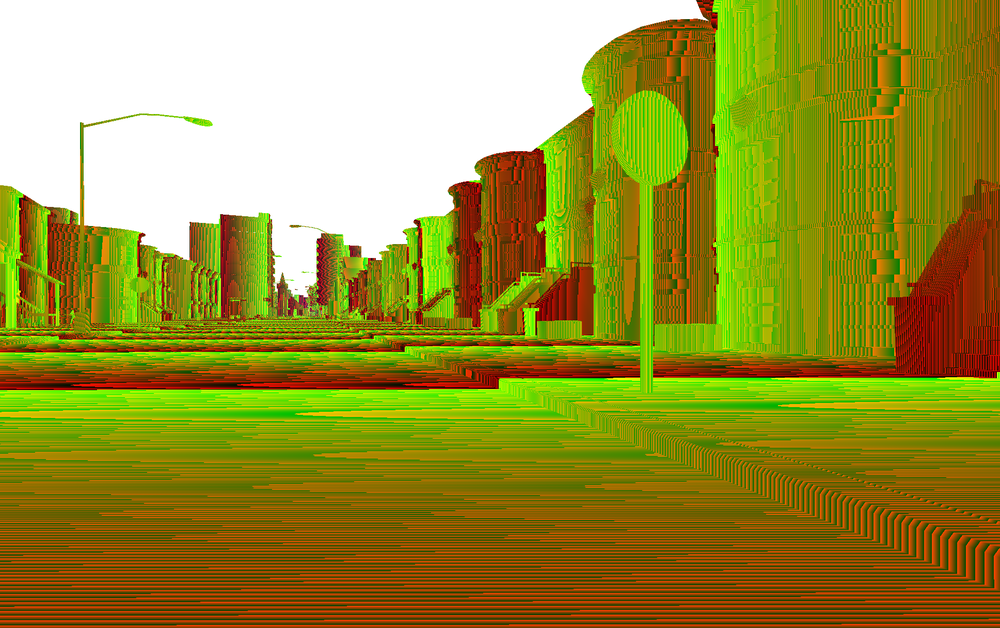
#> input picture Egzamin (Lab 3-4)/Car2/depth.png, 1000 x 628 px, shrunk from 1937 x 1217 before the run
$ python Zad1.py
#> lines starting #> are read from the running program, lines starting #| are printed output that depends on the picture; long printed decimals are rounded
### Egzamin (Lab 3-4)/IO.py
import json
import cv2 as cv
import numpy as np
from json import JSONEncoder


def save_disp_to_json(disp, path):
    # >>> Saving result to json <<<
    class NumpyArrayEncoder(JSONEncoder):
        def default(self, obj):
            if isinstance(obj, np.ndarray):
                return obj.tolist()
            return JSONEncoder.default(self, obj)

    json_data = {
        'disp': disp
    }

    # Writing to json
    with open(path, "w") as outfile:
        json.dump(json_data, outfile, indent=4, cls=NumpyArrayEncoder)


# [8 lines left out: function read_disp_data, not called in this run]


def read_image_to_np_array(path):
#> called with path = 'Car2/depth.png'
    return np.asarray(cv.imread(path, cv.IMREAD_UNCHANGED))
#> returned value is the input picture: shape (628, 1000, 4); mean B, G, R, A 53.3, 145.9, 153.9, 255

### Egzamin (Lab 3-4)/api.py
import math
import multiprocessing as mlp
import numpy as np
import cv2 as cv

from math import tan
from enum import Enum
from matplotlib import pyplot as plt
from tqdm import tqdm
import open3d as o3d


class DispDirection(Enum):
    left_to_right = 0
    right_to_left = 1


class DispCriterium(Enum):
    argmax = 0
    argmin = 1


# >>> Global variables <<<
DISP_FILE = r"./disp_output_file_Egz34.json"
USE_SAVED_DISP = False

# >>> General purpose methods <<<
def clamp(min, max, value):
    if value < min:
        value = min
    elif value > max:
        value = max
    return value


# Focal -> FOV
def calculate_focalX_with_FovW_rad(image_width, fovW_rad):
    return (image_width / (2 * np.tan(fovW_rad / 2)))

def calculate_focalX_with_FovW_deg(image_width, fovW_deg):
    fovW_rad = np.radians(fovW_deg)
    return calculate_focalX_with_FovW_rad(image_width, fovW_rad)

def calculate_focalY_with_FovH_rad(image_height, fovH_rad):
    return (image_height / (2 * np.tan(fovH_rad / 2)))

def calculate_focalY_with_FovH_deg(image_height, fovH_deg):
    fovH_rad = np.radians(fovH_deg)
    return calculate_focalY_with_FovH_rad(image_height, fovH_rad)


# FOV -> Focal
def calculate_fovW_with_focalX(image_width, fx):
    return 2 * np.arctan(image_width / (2 * fx)) * 180 / np.pi

def calculate_fovH_with_focalY(image_height, fy):
    return 2 * np.arctan(image_height / (2 * fy)) * 180 / np.pi


# Baseline
def calculate_baseline_with_T_matrix(T):
    return round(np.linalg.norm(T) * 0.1, 2)


# Image center
# [4 lines left out: function calculate_cx_cy_with_image_size, not called in this run]


# RGBA <-> ABGR
def image_to_bgra(image):
    array = np.frombuffer(image, dtype=np.dtype("uint8"))
    array = np.reshape(array, (image.shape[0], image.shape[1], 4))
    return array

# [55 lines left out: functions image_to_rgb, calculate_disparity_with_SGBM, calculate_disparity_with_BM, calculate_disparity, not called in this run]


def calculate_disparity_multithread_worker(func, params, range, outputDict, first):
    outputDict[range] = func(*params, yRange=range, print_progress=first)
    print("Finished disparity range: ", range)


# [121 lines left out: functions calculate_disparity_multithread, calculate_disparity_from_right_to_left, calculate_disparity_from_left_to_right, not called in this run]


# Sum of square difference
def ssd(img_left, img_right):
    return np.sum((img_left - img_right) ** 2)


def abs_m(img_left, img_right):
    '''Should be faster than ssd and give the same result'''
    return np.sum(np.abs(img_left - img_right))


def calculate_disparity_with_depth(depth, f, baseline, doffs):
    disp = np.zeros(shape=depth.shape)
    for i in range(len(depth)):
        for j in range(len(depth[i])):
            if (depth[i][j] == 0):
                pass
            else:
                disp[i][j] = clamp(0, 255, (baseline * f) /
                                   (depth[i][j] - doffs))
                #disp[i][j] = (baseline * f) / (depth[i][j] - doffs)
    return disp


# >>> Depth methods <<<
# [10 lines left out: function calculate_depth_with_disparity, not called in this run]


def calculate_depth_with_rgb24(rgb24, max_distance):
#> called with max_distance = 1000
    array = image_to_bgra(rgb24)
    array = array.astype(np.float32)

    # Apply (R + G * 256 + B * 256 * 256) / (256 * 256 * 256 - 1).
    normalized_depth = np.dot(array[:, :, :3], [65536.0, 256.0, 1.0])
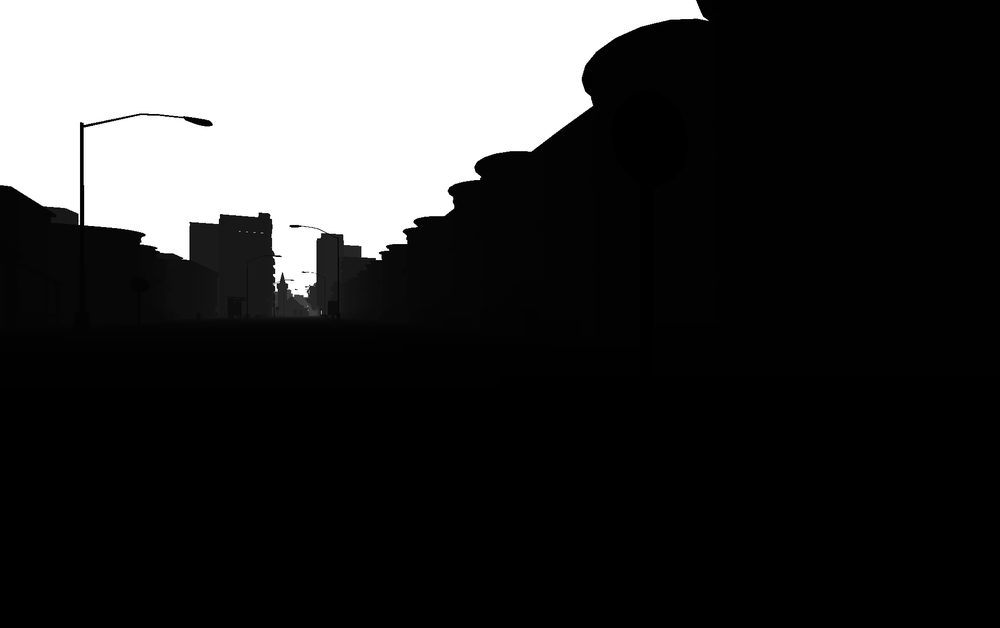
#> normalized_depth: shape (628, 1000) float64; min 48, max 16777215, mean 3527883.9; drawn with min black and max white
    normalized_depth /= 16777215.0  # (256.0 * 256.0 * 256.0 - 1.0)
    return normalized_depth * max_distance
#> returned value: shape (628, 1000) float64


# [76 lines left out: functions calculate_rgb24_with_depth, save_depth_to_ply, write_ply, save_to_ply, not called in this run]


def visualize_ply(path):
    pcd = o3d.io.read_point_cloud(path)
    o3d.visualization.draw_geometries([pcd])

### Egzamin (Lab 3-4)/Zad1.py
import matplotlib
from matplotlib import pyplot as plt
import cv2 as cv

import IO
import api

# >>> Przykładowe zadanie i proces wykonania na podstawie zestawu Car 2 <<<
# Odczytaj wartości z mapy głębi z pliku PNG.
# Wyznacz mapę rozbieżności (disparity map) na podstawie mapy głębi (depth map) odczytanej z pliku PNG.

# Zad 1
bit24 = IO.read_image_to_np_array("Car2/depth.png")
min_distance = 0
max_distance = 1000
x = 500
y = 500                                                                             # Do wyznaczania dowolnego pkt najlepiej użyć painta i wybrać kursorem interesujące współrzędne ;)

depth = api.calculate_depth_with_rgb24(bit24, max_distance)                         # Obliczanie depth na podstawie depth_24bit

matplotlib.pyplot.imshow(depth)
plt.show()
cv.imwrite("Car2/Results/depth.png", depth)
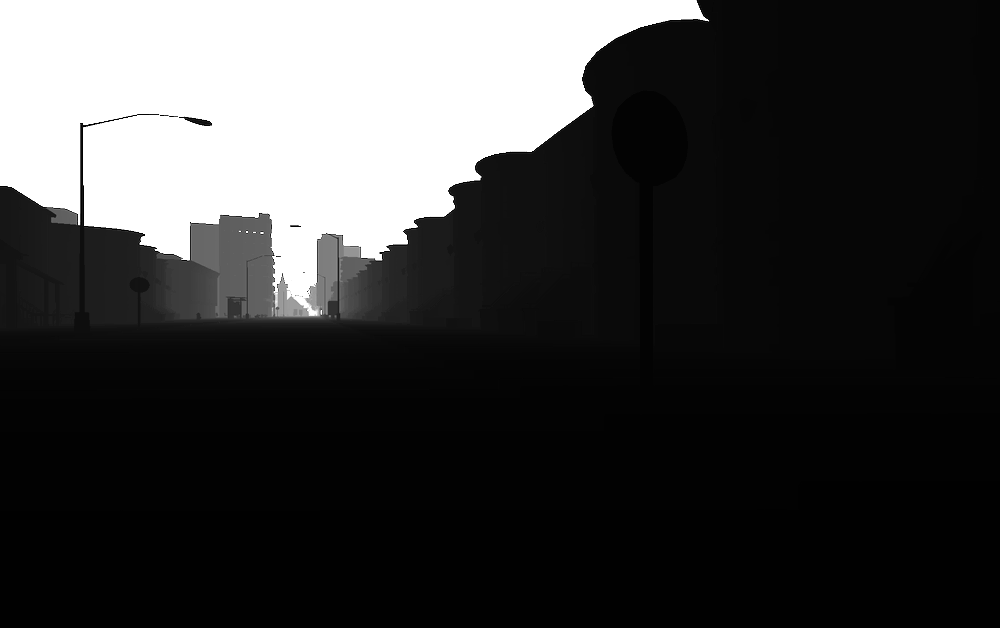
#> saved as depth.png: shape (628, 1000); min 0, max 255, mean 59
print(f'Zad 1 - Odległość do wybranego pkt [{x},{y}] {depth[y][x]}')                # Pamiętać współrzędne kodowane odwrotnie!
#| Zad 1 - Odległość do wybranego pkt [500,500] 1.577


# Zad 2
baseline = 0.6
fov = 120
f = api.calculate_focalX_with_FovW_deg(depth.shape[0], fov)                         # Dane z .txt lub obliczone
#> f = 181.3

disp = api.calculate_disparity_with_depth(depth, f, baseline, 0)                    # Obliczanie disparity na podstawie depth
#> the loop in calculate_disparity_with_depth, `for i in range(len(depth)):` made 628 passes
#> after the loop in calculate_disparity_with_depth, `for i in range(len(depth)):`:
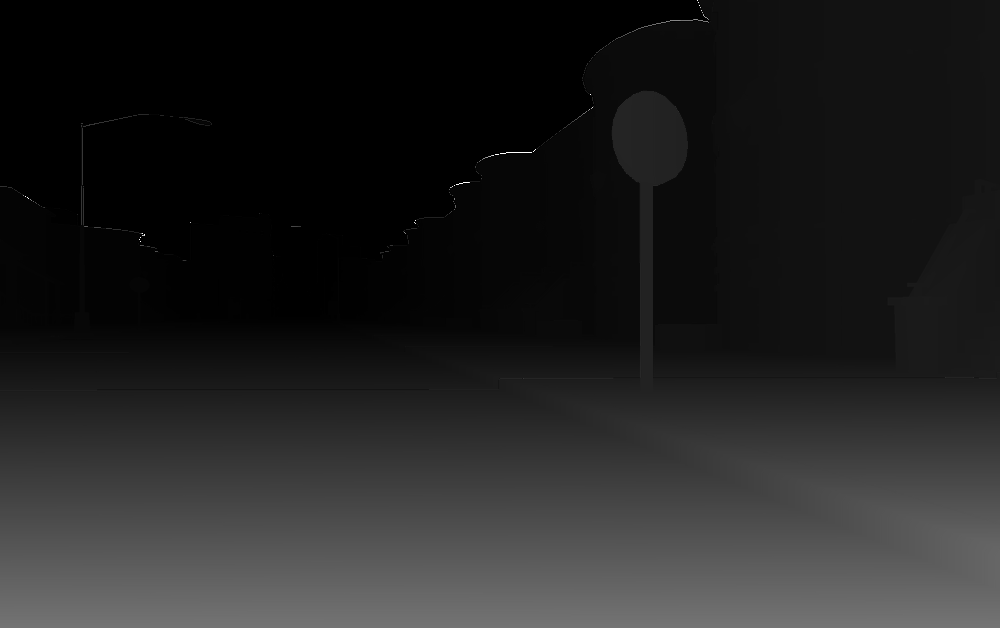
#> disp: shape (628, 1000) float64; min 0.109, max 255, mean 34.2
IO.save_disp_to_json(disp, "Car2/Results/disparity_data.json")

matplotlib.pyplot.imshow(disp)
plt.show()
cv.imwrite("Car2/Results/disparity.png", disp)
print(f'Zad 2 - Wartość dysparycji dla [{x},{y}] {disp[y][x]}')
#| Zad 2 - Wartość dysparycji dla [500,500] 68.994
